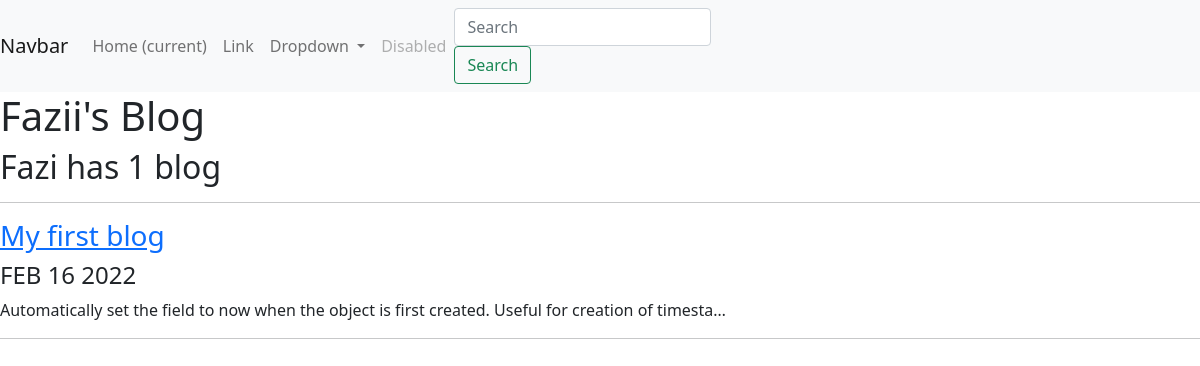
Screenshot of /blog/ with the database file from the repository.
### blog/models.py (models this page shows, shortened)
class Blog(models.Model):
    title = models.CharField(max_length=100)
    date = models.DateField()
    description = models.TextField()

### blog/views.py (the view)
# urls.py: path('', views.all_blogs, name="all_blogs"),
def all_blogs(request):
    blogs = models.Blog.objects.order_by('-date')
    return render(request, 'blog/all_blogs.html', {'blogs': blogs})

### blog/templates/blog/all_blogs.html
{% extends 'portfolio/navbar.html' %}
{% block content %}
<h1>Fazii's Blog</h1>
<h2>Fazi has {{ blogs.count }} blog{{ blogs.count|pluralize }}</h2>
<hr>
{% for blog in blogs %}
<a href="{% url 'blog:detail' blog.id %}"><h3>{{ blog.title }}</h3></a>
<h4>{{ blog.date|date:'M d Y'|upper }}</h4>
<p>{{ blog.description|safe|truncatechars:100  }}</p>
<hr>
{% endfor %}
{% endblock %}

### rows the page displays
Blog: title "My first blog", date "FEB 16 2022", description "Automatically set the field to now when the object is first created. Useful for creation of timesta…"

### other values shown
{{ blogs.count }} "1"
